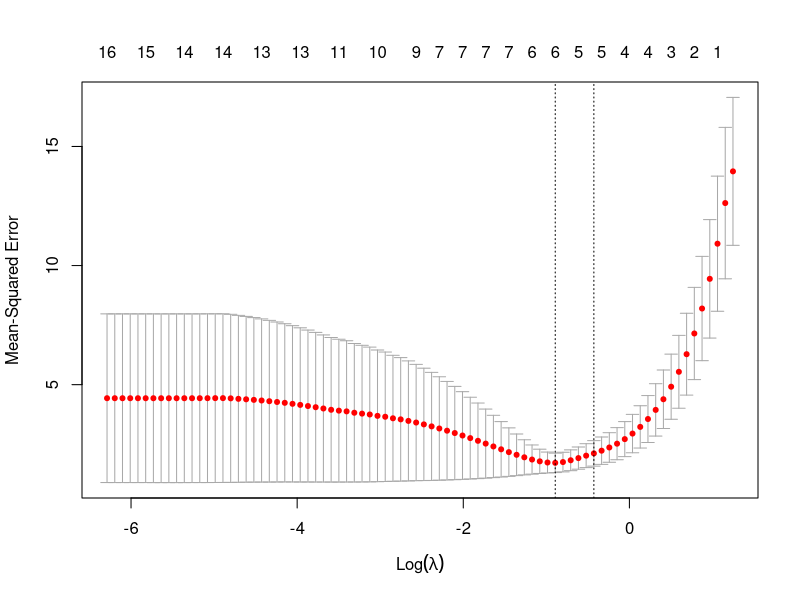

The R script that drew this image:
## ---- chunk 1
library(caret)

####### In sample vs Out of Sample R^2 ########

### For choosing a sample subset from this dataset I took into consideration
### Several factors that I will state below.
### Firstly, I got rid off the 3 columns that were consisted off all NA or missing values. I did it because those columns were not going to be useful for training our model.

### Next, I made sure that the distribution of the target variable is going to be the same for both my train and test subsets.I did it because I wanted to make sure the distribution of that target variable is a correct representative of the population for both train and test subsets. 

### I achieved that by using stratified sampling over the target variable to make sure distribution is matching for both train and test subsets.

heart<-read.csv('heart.csv')
summary(heart)

#### Dropping columns of only NA values
heart_smpl<-heart[,!(names(heart) %in% c("family_record","past_record","wrist_dim"))]
summary(heart_smpl)

### Dropping all the rows that contains NA Values
heart_smpl <- na.omit(heart_smpl) 


### Dividing the cleaned data set into stratified test and train subsets
set.seed(1)

heart_dt <- createDataPartition(heart_smpl$heart_attack, p = .8,
                                  list = FALSE,
                                  times = 1)
heart_train <- heart_smpl[ heart_dt,]
heart_test <- heart_smpl[-heart_dt,]

### Running a Simple Regression Model on the train dataset
heart_regress1<-lm(heart_attack ~ ., data=heart_train)
summary(heart_regress1)

### Testing the model against the test set
heart_pred1<-predict(heart_regress1,heart_test)

heart_test_pred1<-cbind(heart_test,heart_pred1)

### Calculating OOS R^2 value
D<-sum((heart_test_pred1$heart_attack - heart_test_pred1$heart_pred1)**2)
D0<-sum((heart_test_pred1$heart_attack - mean(heart_train$heart_attack))**2)
OOS_R2<-1-(D/D0)
OOS_R2

### As a result of our regression model, we get 11 significant variables at 5% significance level. Overall In-Sample R^2 of the model is 94.6%. The reason why our model has very high r^2 value might be due to the fact that we have too many covariates in the model, and that the model is overfitting.

### After testing the model against the test set, we get 83% OOS r^2 value, which is very high. This means our model is doing a good job explaining the variation  in chance of getting heart attack, even for the datasets that it hasn't seen before.

## ---- chunk 2

####### Cross Validation Applied #########

set.seed(2)

# defining training control
# as cross-validation and 
# value of K equal to 10
train_control <- trainControl(method = "cv",
                              number = 8)

# training the model by assigning heart_attack column
# as target variable and other columns
# as independent variable
heart_kcv <- train(heart_attack ~., data = heart_train, 
               method = "lm",
               trControl = train_control)
### Show the results of the model
print(heart_kcv)

### Show how the final model looks like
heart_kcv$finalModel

### Show Predictions for each fold
heart_kcv$resample

kcv_R2 <- mean(heart_kcv$resample$Rsquared)
kcv_R2

### As a result of k-fold cross validation we get an average R2 value of 87.6%
### This is somehow aligned with our findings from the OOS experiment in Q1.2
### Where we got an OOS R2 value of 83%. Again, this means that our model is 
### doing a good job in explaining the variation in heart_attack variable,
### even for the datasets it hasn't seen before. 
### If we look at the R2 value of each fold from our k-fold CV, we can actually
### see that in most folds our R2 values came out to be more than 90%. 
### Only for the first fold we get an R2 value of 48% which might be due to 
### Sampling Variation. Overall, this model is doing a good job predicting 
### heart_attack variable even for the data it hasn't seen before. 

## ---- chunk 3

######## Question 5.1 ##########
library(glmnet)

x <- data.matrix(heart_train[, 1:16])
y <- heart_train$heart_attack
heart_regress_lasso_kcv <- cv.glmnet(x, y, alpha = 1, nfolds = 8, family = "gaussian", standardize = TRUE)
summary(heart_regress_lasso_kcv)

### Get the lambda min value from Lasso Regression
lmbd_min <- heart_regress_lasso_kcv$lambda.min
lmbd_min

### Get the lambda 1se value from Lasso Regression
lmbd_1se <- heart_regress_lasso_kcv$lambda.1se
lmbd_1se

### Plot the model
plot(heart_regress_lasso_kcv)
### In general, lambda min gives us the lambda value with minimum average OOS Deviance.
### Lambda 1se gives us the biggest lambda value with average OOS deviance no more
### than 1 SD away from the minimum.

### Looking at the plot we can see that both model with lambda min and lambda 1se 
### perform similarly in terms of MSE values.
### We will chose the model with lambda 1se as the model to predict the values of test dataset, as
### looking at the graph we can clearly see that the MSE values does not differ much between those two,
### and the model with Lambda 1se is a simpler model with only 5 variables compared to 6 in Lambda min model.

# Rerun the model with lambda 1se
heart_regress_lasso_kcv2 <- glmnet(x, y,alpha=1, lambda = lmbd_1se)

# Predict the test dataset using the model
heart_test_x <- data.matrix(heart_test[,1:16])
heart_test_y <- heart_test$heart_attack
heart_test_pred2 <- predict(heart_regress_lasso_kcv2, s=lmbd_1se, newx = heart_test_x)

#obtain OOS R^2
D_lasso <- sum((heart_test_y - heart_test_pred2)^2)
D0_lasso <- sum((heart_test_y - mean(y))^2)

R2_lasso <- 1-(D_lasso/D0_lasso)
R2_lasso
### As a result, we get OOS R2 value of 79% from 8-fold Cross Validated Lasso regression,
### tested on test dataset

######## Question 5.2 ##########
q1_res <- heart_regress1$coefficients
q3_res <- heart_kcv$finalModel$coefficients
q5_res <- coef(heart_regress_lasso_kcv, select = "1se")

result_r2 <- cbind(OOS_R2, kcv_R2, R2_lasso)
colnames(result_r2) <- c("q1-OOS_R2", "q3-kcv_R2", "q5-lasso_R2")
result_r2

model_covariates<-cbind(q1_res, q3_res, q5_res)
model_covariates

### As we can see from the results printed above, we achieved the highest OOS R2
### value, as a result of 8 fold cross validation from question 3(88%).
### The OOS experiment we did in Question 1 also provided similar R2 value of 83%
### Last but not the least, 8 fold Cross Validated Lasso Regression with lambda 1se got rid of the 11 variables,
### and returned an R2 value of 79% with only 5 variables which is again great OOS predictive power. 
### If I were to choose only 1 model among these 3, I would go with the last one from question 5
### as it is the simplest model with 5 independent variables compared to 16 in other models.
### On top of that it also does not sacrifice much of its predictive power, even after dropping 11 variables.

